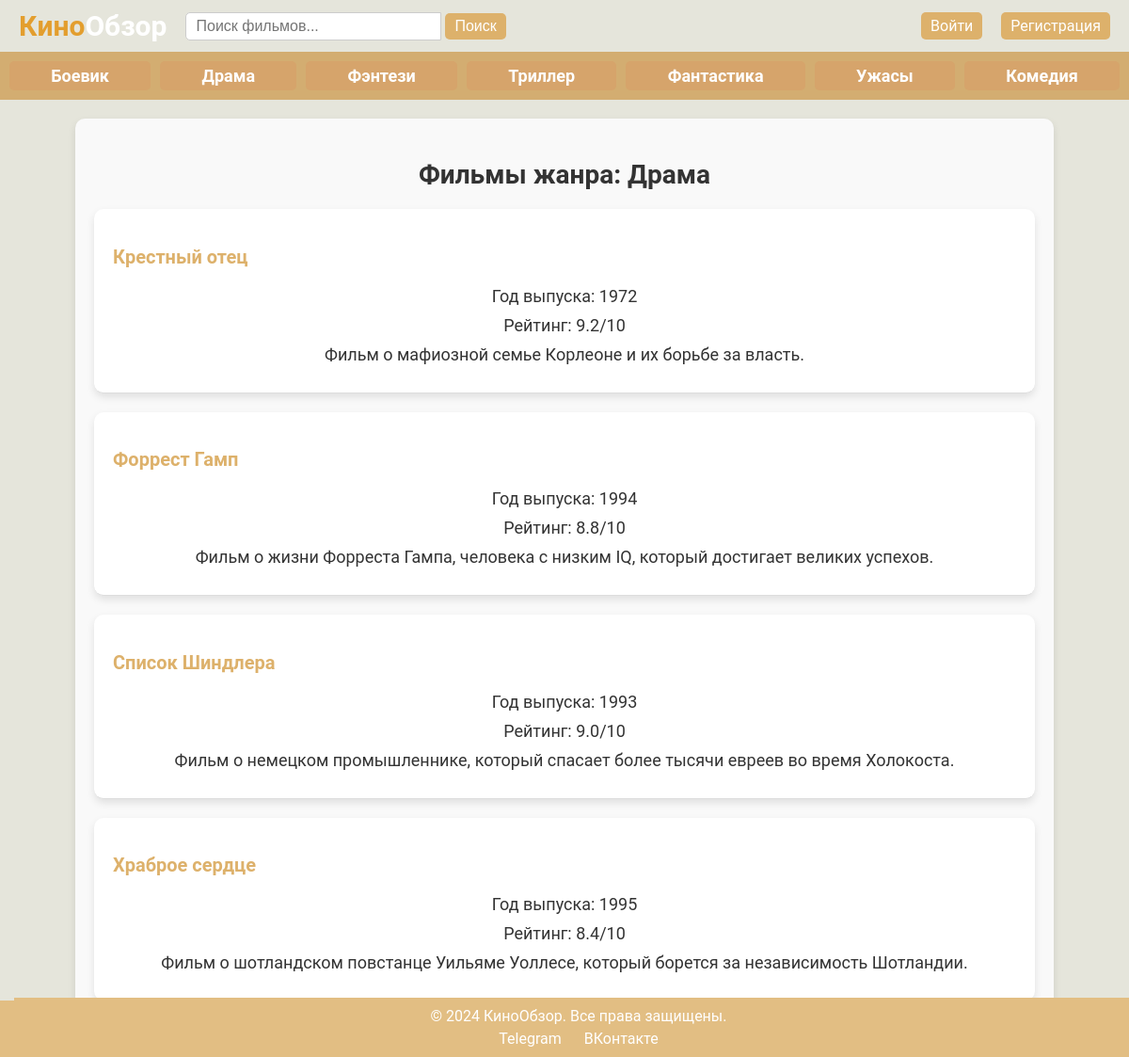
The app's page /kinoobzor/genre.php?genre=Драма with its own data.
### tables this page shows
CREATE TABLE `movies` (
  `id` int NOT NULL,
  `title` varchar(255) NOT NULL,
  `genre` varchar(50) NOT NULL,
  `release_year` int NOT NULL,
  `rating` decimal(3,1) NOT NULL,
  `description` text,
  `created_at` timestamp NULL DEFAULT CURRENT_TIMESTAMP
);

### kinoobzor/genre.php (the view, shortened to what this page needs)
<?php
include 'db.php';
$genre = $_GET['genre'] ?? "";
if ($genre) {
    $stmt = $db->prepare("SELECT *, DATE_FORMAT(created_at, '%d.%m.%Y %H:%i') as created_date FROM movies WHERE genre = :genre ORDER BY created_at DESC");
    $stmt->bindParam(':genre', $genre);
    $stmt->execute();
    $movies = $stmt->fetchAll(PDO::FETCH_ASSOC);
} else {
    echo "Жанр не выбран!";
    exit;
}
?>
<!DOCTYPE html>
<html lang="ru">
<head>
    <link rel="stylesheet" href="styles.css">
</head>
<body>
    <?php include 'header.php'; ?>
    <div class="genre-container">
        <h2>Фильмы жанра: <?= htmlspecialchars($genre) ?></h2>
        <?php if ($movies): ?>
            <ul class="movie-list">
                <?php foreach ($movies as $movie): ?>
                    <li class="movie-item">
                        <h3><a href="movie.php?movie_id=<?= htmlspecialchars($movie['id']) ?>"><?= htmlspecialchars($movie['title']) ?></a></h3>
                        <p>Год выпуска: <?= htmlspecialchars($movie['release_year']) ?></p>
                        <p>Рейтинг: <?= htmlspecialchars($movie['rating']) ?>/10</p>
                        <p><?= htmlspecialchars($movie['description']) ?></p>
                    </li>
                <?php endforeach; ?>
            </ul>
        <?php else: ?>
            <p>Фильмы данного жанра не найдены.</p>
        <?php endif; ?>
    </div>
</body>
</html>

### kinoobzor/styles.css (style rules this page uses)
body { font-family: 'Roboto', sans-serif; background-color: #E5E5DB; color: #333; margin: 0; padding: 0; transition: background-color 0.3s; }
.genre-container { padding: 20px; }
.genre-container h2 { margin-bottom: 20px; }
.movie-list { list-style: none; padding: 0; }
.movie-item { border-bottom: 1px solid #ddd; padding: 10px 0; }
.movie-item:last-child { border-bottom: none; }
.movie-item h3 a { color: #DDB16B; text-decoration: none; transition: color 0.3s; }
.movie-item p { margin: 5px 0; }
.genre-container { padding: 20px; background-color: #f9f9f9; border-radius: 10px; box-shadow: 0 4px 8px rgba(0, 0, 0, 0.1); margin: 20px auto; max-width: 1000px; }
.genre-container h2 { font-size: 28px; margin-bottom: 20px; text-align: center; }
.genre-container .movie-list { list-style: none; padding: 0; }
.genre-container .movie-item { border-radius: 10px; box-shadow: 0 4px 8px rgba(0, 0, 0, 0.1); margin-bottom: 20px; padding: 20px; background-color: #ffffff; transition: background-color 0.3s, box-shadow 0.3s, transform 0.3s; }
.genre-container .movie-item h3 a { font-size: 20px; color: #DDB16B; text-decoration: none; transition: color 0.3s; }
.genre-container .movie-item p { font-size: 18px; margin: 10px 0; }
.genre-container p { font-size: 18px; text-align: center; margin-top: 20px; }

### records on screen
movies: title "Крестный отец", release_year "1972", rating "9.2", description "Фильм о мафиозной семье Корлеоне и их борьбе за власть."
movies: title "Форрест Гамп", release_year "1994", rating "8.8", description "Фильм о жизни Форреста Гампа, человека с низким IQ, который достигает великих успехов."
movies: title "Список Шиндлера", release_year "1993", rating "9.0", description "Фильм о немецком промышленнике, который спасает более тысячи евреев во время Холокоста."
movies: title "Храброе сердце", release_year "1995", rating "8.4", description "Фильм о шотландском повстанце Уильяме Уоллесе, который борется за независимость Шотландии."

### other values on screen
$genre "Драма"
